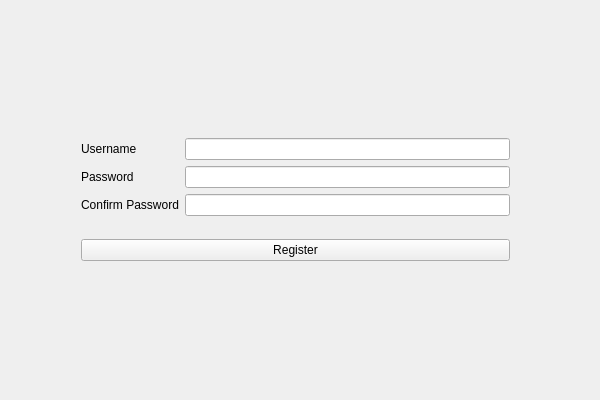
<?xml version="1.0" encoding="UTF-8"?>
<ui version="4.0">
 <class>RegisterPageClass</class>
 <widget class="QWidget" name="RegisterPageClass">
  <property name="geometry">
   <rect>
    <x>0</x>
    <y>0</y>
    <width>600</width>
    <height>400</height>
   </rect>
  </property>
  <property name="windowTitle">
   <string>RegisterPage</string>
  </property>
  <widget class="QWidget" name="">
   <property name="geometry">
    <rect>
     <x>70</x>
     <y>110</y>
     <width>451</width>
     <height>181</height>
    </rect>
   </property>
   <layout class="QVBoxLayout" name="verticalLayout_3">
    <item>
     <layout class="QHBoxLayout" name="horizontalLayout">
      <item>
       <layout class="QVBoxLayout" name="verticalLayout">
        <item>
         <widget class="QLabel" name="usernameLabel">
          <property name="text">
           <string>Username</string>
          </property>
         </widget>
        </item>
        <item>
         <widget class="QLabel" name="passwdLabel">
          <property name="text">
           <string>Password</string>
          </property>
         </widget>
        </item>
        <item>
         <widget class="QLabel" name="confPasswdLabel">
          <property name="text">
           <string>Confirm Password</string>
          </property>
         </widget>
        </item>
       </layout>
      </item>
      <item>
       <layout class="QVBoxLayout" name="verticalLayout_2">
        <item>
         <widget class="QLineEdit" name="usernameLineEdit"/>
        </item>
        <item>
         <widget class="QLineEdit" name="passwdLineEdit"/>
        </item>
        <item>
         <widget class="QLineEdit" name="confPasswdLineEdit"/>
        </item>
       </layout>
      </item>
     </layout>
    </item>
    <item>
     <widget class="QPushButton" name="registerButton">
      <property name="text">
       <string>Register</string>
      </property>
     </widget>
    </item>
   </layout>
  </widget>
 </widget>
 <layoutdefault spacing="6" margin="11"/>
 <resources/>
 <connections/>
</ui>
